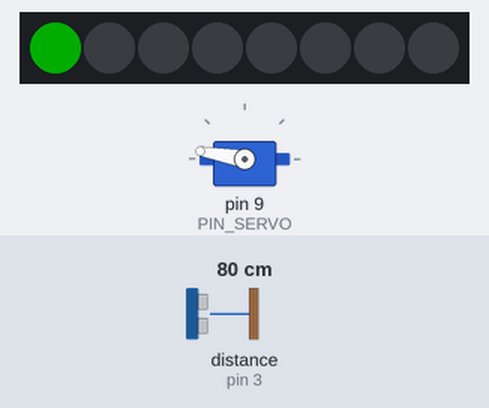
Bench run of a sketch on a simulated Arduino Uno, built with avr-gcc and run on an emulated ATmega328P. On the bench: 8 RGB LEDs in strip order, left to right, servo. Wiring (inferred from the names in the program): ultrasonic range finder: trigger pin 2; echo pin 3. The inputs (shaded band) are chosen by the test bench; at power-on: distance to the obstacle (sensor on pin 3) 80 cm. The echo pulse lasts 58.3 µs per cm; dim RGB values are drawn brighter than linear.

Above: at 1.2 s.
1.3 s: distance to the obstacle (sensor on pin 3) set to 2 cm
At 2.2 s:
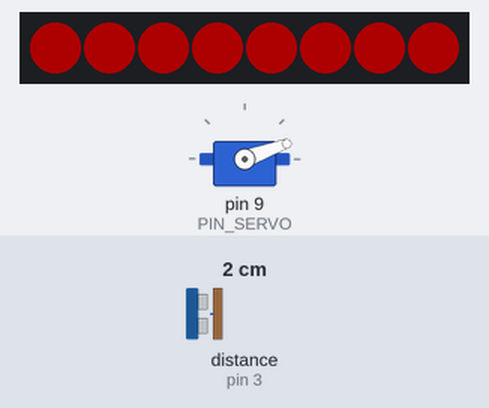
2.8 s: distance to the obstacle (sensor on pin 3) set to 18 cm
At 4.0 s:
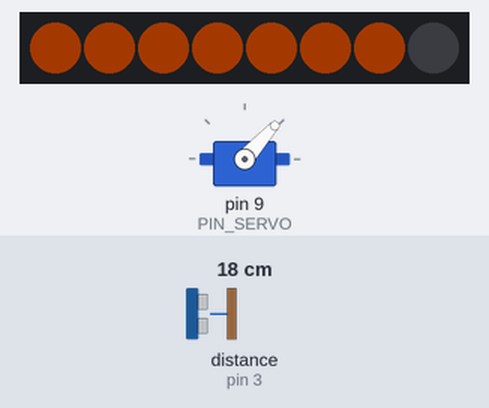
4.3 s: distance to the obstacle (sensor on pin 3) set to 35 cm
At 5.5 s:
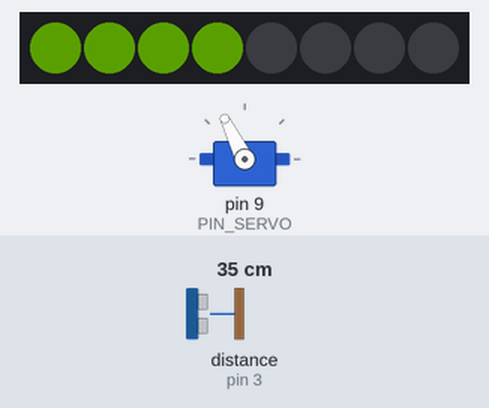
5.8 s: distance to the obstacle (sensor on pin 3) set to 4 cm
At 6.7 s:
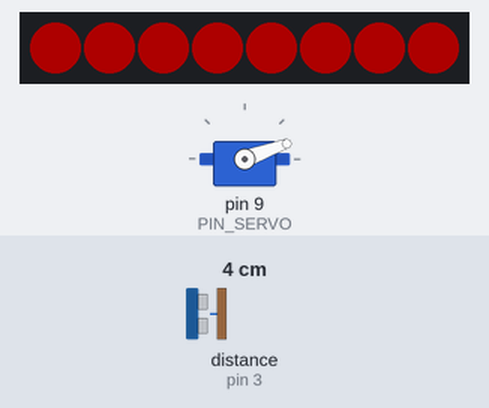
7.3 s: distance to the obstacle (sensor on pin 3) set to 60 cm
At 8.1 s:
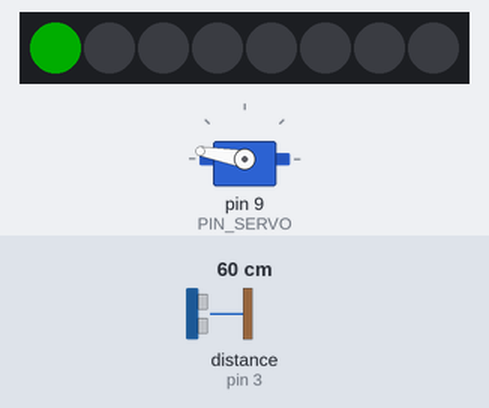
Timing chart, 0 to 9.8 s (numbered marks = the images above; inputs shaded):
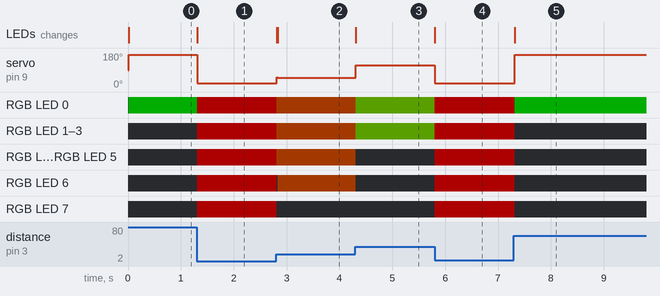

Measured:
- after the input at 1.3 s, servo on pin 9 (PIN_SERVO): 170° → 20° at once; RGB LED 0: RGB(0, 50, 0) → RGB(50, 0, 0) at once; RGB LED 1–7: off → RGB(50, 0, 0) at once; the LEDs: change at once (image 1)
- after the input at 2.8 s, servo on pin 9 (PIN_SERVO): 20° → 48° at once; RGB LED 0–5: RGB(50, 0, 0) → RGB(36, 14, 0) at once, → RGB(37, 13, 0) 0.02 s later; RGB LED 6: RGB(50, 0, 0) → off at once, → RGB(37, 13, 0) 0.02 s later; RGB LED 7: RGB(50, 0, 0) → off at once; the LEDs: first change at once (image 2 shows a later state)
- after the input at 4.3 s, servo on pin 9 (PIN_SERVO): 48° → 116° at once; RGB LED 0–3: RGB(37, 13, 0) → RGB(18, 32, 0) at once; RGB LED 4–6: RGB(37, 13, 0) → off at once; the LEDs: change at once (image 3)
- after the input at 5.8 s, servo on pin 9 (PIN_SERVO): 116° → 20° at once; RGB LED 0–3: RGB(18, 32, 0) → RGB(50, 0, 0) at once; RGB LED 4–7: off → RGB(50, 0, 0) at once; the LEDs: change at once (image 4)
- after the input at 7.3 s, servo on pin 9 (PIN_SERVO): 20° → 170° at once; RGB LED 0: RGB(50, 0, 0) → RGB(0, 50, 0) at once; RGB LED 1–7: RGB(50, 0, 0) → off at once; the LEDs: change at once (image 5)

The sketch:

pierwszy_wiekszy_projekt.ino
```cpp
#include <Adafruit_NeoPixel.h>
#include <Servo.h>

// --- KONFIGURACJA PINÓW ---
#define PIN_LED      A0    // Pin paska WS2812
#define NUM_LEDS     8    // Ilość diod w Twoim pasku
#define PIN_TRIG     2    // Pin Trig czujnika HC-SR04
#define PIN_ECHO     3    // Pin Echo czujnika HC-SR04
#define PIN_SERVO    9    // Pin sygnałowy serwa

// --- OBIEKTY ---
Adafruit_NeoPixel pixels(NUM_LEDS, PIN_LED, NEO_GRB + NEO_KHZ800);
Servo mojeServo;

void setup() {
  pixels.begin();
  pixels.setBrightness(50); // Jasność 0-255 (oszczędzaj prąd z USB!)

  pinMode(PIN_TRIG, OUTPUT);
  pinMode(PIN_ECHO, INPUT);

  mojeServo.attach(PIN_SERVO);

  Serial.begin(9600);
}

void loop() {
  // 1. Pomiar odległości
  digitalWrite(PIN_TRIG, LOW);
  delayMicroseconds(2);
  digitalWrite(PIN_TRIG, HIGH);
  delayMicroseconds(10);
  digitalWrite(PIN_TRIG, LOW);

  long czas = pulseIn(PIN_ECHO, HIGH);
  int odleglosc = czas / 58; // Wynik w centymetrach

  // Ignoruj błędy czujnika (np. 0 lub poza zakresem)
  if (odleglosc <= 0 || odleglosc > 100) odleglosc = 100;

  // 2. Mapowanie wartości na ruch i kolory
  // Zakres reakcji: 5cm do 50cm
  int katSerwa = map(odleglosc, 5, 50, 0, 180);
  katSerwa = constrain(katSerwa, 20, 170); // Ograniczenie zakresu

  int intensywnoscR = map(odleglosc, 5, 50, 255, 0);   // Im bliżej, tym bardziej czerwono
  int intensywnoscG = map(odleglosc, 5, 50, 0, 255);   // Im dalej, tym bardziej zielono

  intensywnoscR = constrain(intensywnoscR, 0, 255);
  intensywnoscG = constrain(intensywnoscG, 0, 255);

  // 3. Sterowanie serwem
  mojeServo.write(katSerwa);

  // 4. Sterowanie diodami WS2812
int zapaloneDiody = map(odleglosc, 5, 50, NUM_LEDS, 1);
  zapaloneDiody = constrain(zapaloneDiody, 1, NUM_LEDS);

  pixels.clear(); // Czyścimy pasek przed nowym ustawieniem

  for(int i = 0; i < zapaloneDiody; i++) {
    // Ustawiamy kolor (ten sam, który wyliczyliśmy wcześniej)
    pixels.setPixelColor(i, pixels.Color(intensywnoscR, intensywnoscG, 0));
  }

  pixels.show();

  delay(10); // Krótka przerwa dla stabilności
}
```
